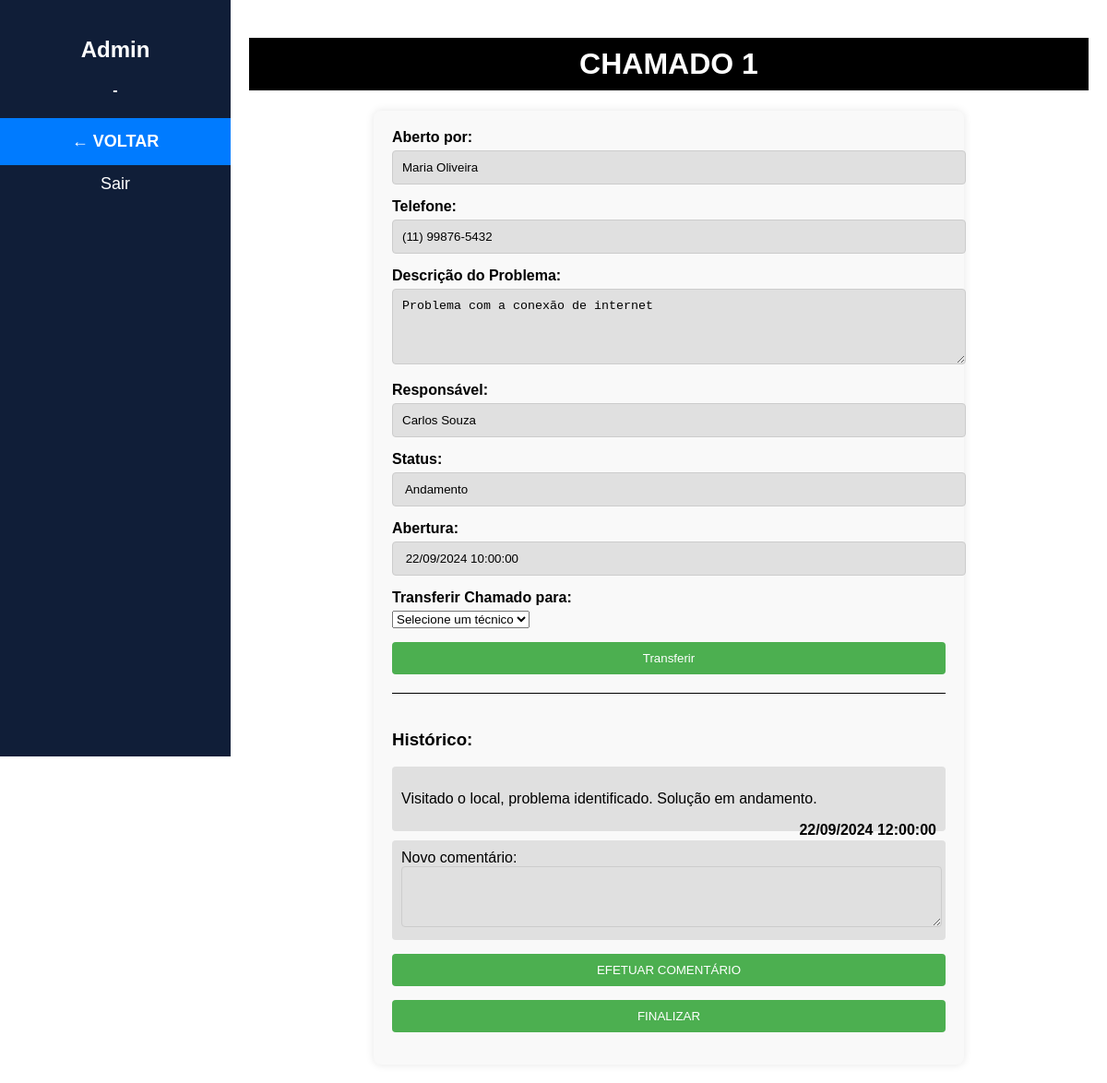
The app's page /logado/chamado.php?idChamado=1 (signed in) with its own data.
### tables this page shows
CREATE TABLE IF NOT EXISTS `tb_usuario` (
  `id_usuario` int UNSIGNED NOT NULL AUTO_INCREMENT,
  `id_condominio` int UNSIGNED NOT NULL,
  `nome` varchar(255) NOT NULL,
  `email` varchar(255) NOT NULL,
  `telefone` varchar(255) NOT NULL,
  `tipo_usuario` int UNSIGNED NOT NULL,
  `senha` varchar(255) NOT NULL,
  PRIMARY KEY (`id_usuario`),
  KEY `tb_usuario_FKIndex1` (`id_condominio`)
);

CREATE TABLE IF NOT EXISTS `tb_condominio` (
  `id_condominio` int UNSIGNED NOT NULL AUTO_INCREMENT,
  `nome` varchar(255) NOT NULL,
  `cep` varchar(255) NOT NULL,
  `rua` varchar(255) NOT NULL,
  `numero` int UNSIGNED NOT NULL,
  `cidade` varchar(255) NOT NULL,
  `estado` varchar(255) NOT NULL,
  PRIMARY KEY (`id_condominio`)
);

CREATE TABLE IF NOT EXISTS `tb_chamado` (
  `id_chamado` int UNSIGNED NOT NULL AUTO_INCREMENT,
  `id_tecnico` int UNSIGNED NOT NULL,
  `id_usuario_solicitante` int UNSIGNED NOT NULL,
  `descricao` varchar(255) NOT NULL,
  `dt_abertura` datetime NOT NULL,
  `status` int NOT NULL,
  `dt_fechamento` datetime DEFAULT NULL,
  PRIMARY KEY (`id_chamado`),
  KEY `tb_chamado_FKIndex1` (`id_usuario_solicitante`),
  KEY `tb_chamado_FKIndex2` (`id_tecnico`)
);

CREATE TABLE IF NOT EXISTS `tb_comentario` (
  `id_comentario` int UNSIGNED NOT NULL AUTO_INCREMENT,
  `id_tecnico` int UNSIGNED NOT NULL,
  `id_chamado` int UNSIGNED NOT NULL,
  `dt_comentario` datetime NOT NULL,
  `descricao` varchar(255) NOT NULL,
  PRIMARY KEY (`id_comentario`),
  KEY `tb_comentario_FKIndex1` (`id_chamado`),
  KEY `tb_comentario_FKIndex2` (`id_tecnico`)
);

### logado/chamado.php (the view, shortened to what this page needs)
<?php
    include('../conexao/conexao.php');
    $idChamado = $_GET['idChamado'];
    $query = "SELECT * FROM tb_chamado WHERE id_chamado = $idChamado";
    $result = mysqli_query($connection, $query);
    $row = mysqli_fetch_assoc($result);
    $data = new DateTime($row['dt_abertura']);
    $dataAbertura = $data->format('d/m/Y H:i:s');
    $descricao = $row['descricao'];
    $idSolicitante = $row['id_usuario_solicitante'];
    $idTecnico = $row['id_tecnico'];
    if($row['status'] == 1){
        $status = 'Pendente';
    }else if($row['status'] == 2){
        $status = 'Andamento';
    }else if($row['status'] == 3){
        $status = 'Fechado';
    }
    $query = "SELECT * FROM tb_usuario WHERE id_usuario = $idTecnico";
    $result = mysqli_query($connection, $query);
    $row = mysqli_fetch_assoc($result);
    $nomeTecnico = $row['nome'];
    $query = "SELECT * FROM tb_usuario WHERE id_usuario = $idSolicitante";
    $result = mysqli_query($connection, $query);
    $row = mysqli_fetch_assoc($result);
    $nomeSolicitante = $row['nome'];
    $telefone = $row['telefone']
?>
<!DOCTYPE html>
<html lang="pt-BR">
<head>
</head>
<body>
<div class="sidebar">
    <h2><?php
            $idUsuario = mysqli_real_escape_string($connection, $_SESSION['idUsuario']);
            $query = "SELECT * FROM tb_usuario WHERE id_usuario = $idUsuario";
            $result = mysqli_query($connection, $query);
            $row = mysqli_fetch_assoc($result);
            echo htmlspecialchars($row['nome']);
            $idCondominio = $row['id_condominio'];
            $tipoUsuario = $row['tipo_usuario'];
        ?></h2>
    <h4 style="text-align: center;">
        <?php
            $query = "SELECT * FROM tb_condominio WHERE id_condominio = $idCondominio";
            $result = mysqli_query($connection, $query);
            $row = mysqli_fetch_assoc($result);
            echo htmlspecialchars($row['nome']);
        ?>
    </h4>
    <a href="inicial.php" class="back-btn">← VOLTAR</a>
    <a href="../conexao/logout.php">Sair</a>
</div>
    <form action="../conexao/task_editar_chamado.php?idChamado=<?php echo $idChamado; ?>&idTecnico=<?php echo $_SESSION['idUsuario']?>" method="POST" enctype="multipart/form-data">
    <div class="main-content">
        <h1>CHAMADO <?php echo $idChamado?></h1>
        <div class="form-container">
        <div class="form-group">
                <label for="aberto_por">Aberto por:</label>
                <input type="text" id="aberto_por" value="<?php echo $nomeSolicitante; ?>" readonly>
            </div>
            <div class="form-group">
                <label for="aberto_por">Telefone:</label>
                <input type="text" id="aberto_por" value="<?php echo $telefone; ?>" readonly>
            </div>
            <div class="form-group">
                <label for="descricao_problema">Descrição do Problema:</label>
                <textarea id="descricao_problema" rows="4" readonly><?php echo htmlspecialchars($descricao); ?></textarea>
            </div>
            <div class="form-group">
                <label for="responsavel">Responsável:</label>
                <input type="text" id="responsavel" value="<?php echo $nomeTecnico; ?>" readonly>
            </div>
            <div class="form-group">
                <label for="responsavel">Status:</label>
                <input type="text" id="responsavel" value=" <?php echo htmlspecialchars($status); ?>" readonly>
            </div>
            <div class="form-group">
                <label for="responsavel">Abertura:</label>
                <input type="text" id="responsavel" value=" <?php echo htmlspecialchars($dataAbertura); ?>" readonly>
            </div>
            <?php
                if($status != 'Fechado' && $tipoUsuario == 1){
                    echo ("<div class='form-group'>");
                    echo ("<label for='transferir-tecnico'>Transferir Chamado para:</label>");
                    echo ("<select id='transferir-tecnico' name='idNovoTecnico'>");
                        echo ("<option value='0'>Selecione um técnico</option>");
                    echo ("</select>");
                    echo ("</div>");
                        echo("<div class='form-group'>");
                            echo ("<button type='submit' name='transferir'>Transferir</button>");
                        echo ("</div>");
                }
            ?>
            <div class="historico-container">
                <h3>Histórico:</h3>
                <?php
                    $result = $conn->query("SELECT * FROM tb_comentario where id_chamado = $idChamado");
                    $count = $result->rowCount();
                    if ($count > 0) {
                        while ($row = $result->fetch(PDO::FETCH_OBJ)){
                            $data = new DateTime($row->dt_comentario);
                            $data = $data->format('d/m/Y H:i:s');
                ?>
                    <div class="historico-item">
                        <p><?php echo htmlspecialchars($row->descricao); ?></p>
                        <span><?php echo htmlspecialchars($data); ?></span>
                    </div>
                <?php
                        }
                    }
                ?>
                    <div class="historico-item">
                    <?php
                        if($status != 'Fechado' && $status != 'Pendente'){
                            echo ("<label for='descricao_problema'>Novo comentário:</label>");
                            echo ("<textarea id='descricao_problema' rows='4' name='descricaoComentario'></textarea>");
                        }
                    ?>
                    </div>
            </div>
                <div class="form-group">
                    <?php
                        if($status != 'Fechado' && $status != 'Pendente' && $tipoUsuario != 3){
                            echo ("<button type='submit' name='comentario'>EFETUAR COMENTÁRIO</button>");
                        }
                    ?>
                </div>
                <div class="form-group">
                    <?php
                        if($status != 'Fechado' && $status != 'Pendente' && $tipoUsuario != 3){
                            echo ("<button type='submit' name='iniciar'>FINALIZAR</button>");
                        }
                    ?>
                </div>
    </form>
</body>
</html>

### logado/chamado.php (style rules this page uses)
body { margin: 0; font-family: Arial, sans-serif; }
.sidebar { width: 250px; background-color: #101E38; height: 100vh; position: fixed; padding-top: 20px; }
.sidebar h2 { color: white; text-align: center; }
.sidebar h4 { color: white; }
.sidebar a { display: block; padding: 10px; color: white; text-decoration: none; text-align: center; font-size: 18px; }
.sidebar a.back-btn { background-color: #007BFF; color: #fff; padding: 15px; font-weight: bold; }
.main-content { margin-left: 250px; padding: 20px; }
.main-content h1 { background-color: #000; color: white; padding: 10px; text-align: center; }
.form-container { width: 600px; margin: 0 auto; padding: 20px; background-color: #f9f9f9; border-radius: 8px; box-shadow: 0 0 10px rgba(0, 0, 0, 0.1); }
.form-group { margin-bottom: 15px; }
.form-group label { display: block; font-weight: bold; margin-bottom: 5px; }
.form-group input[type="text"], .form-group textarea { width: 100%; padding: 10px; border: 1px solid #ccc; border-radius: 4px; background-color: #e0e0e0; pointer-events: none; }
.form-group textarea { resize: vertical; }
.form-group button { background-color: #4CAF50; color: white; padding: 10px 20px; border: none; border-radius: 4px; cursor: pointer; width: 100%; }
.historico-container { margin-top: 20px; border-top: 1px solid #000; padding-top: 20px; }
.historico-item { background-color: #e0e0e0; padding: 10px; margin-bottom: 10px; border-radius: 4px; }
.historico-item span { float: right; font-weight: bold; }
.historico-item textarea { width: 100%; border: 1px solid #ccc; border-radius: 4px; background-color: #e0e0e0; }

### records on screen
tb_usuario: nome "Admin"
tb_condominio: nome "-"
tb_usuario: nome "Maria Oliveira", telefone "(11) 99876-5432"
tb_chamado: descricao "Problema com a conexão de internet", status "Andamento", dt_abertura "22/09/2024 10:00:00"
tb_usuario: nome "Carlos Souza"
tb_comentario: descricao "Visitado o local, problema identificado. Solução em andamento.", dt_comentario "22/09/2024 12:00:00"

### other values on screen
$idChamado "1"
